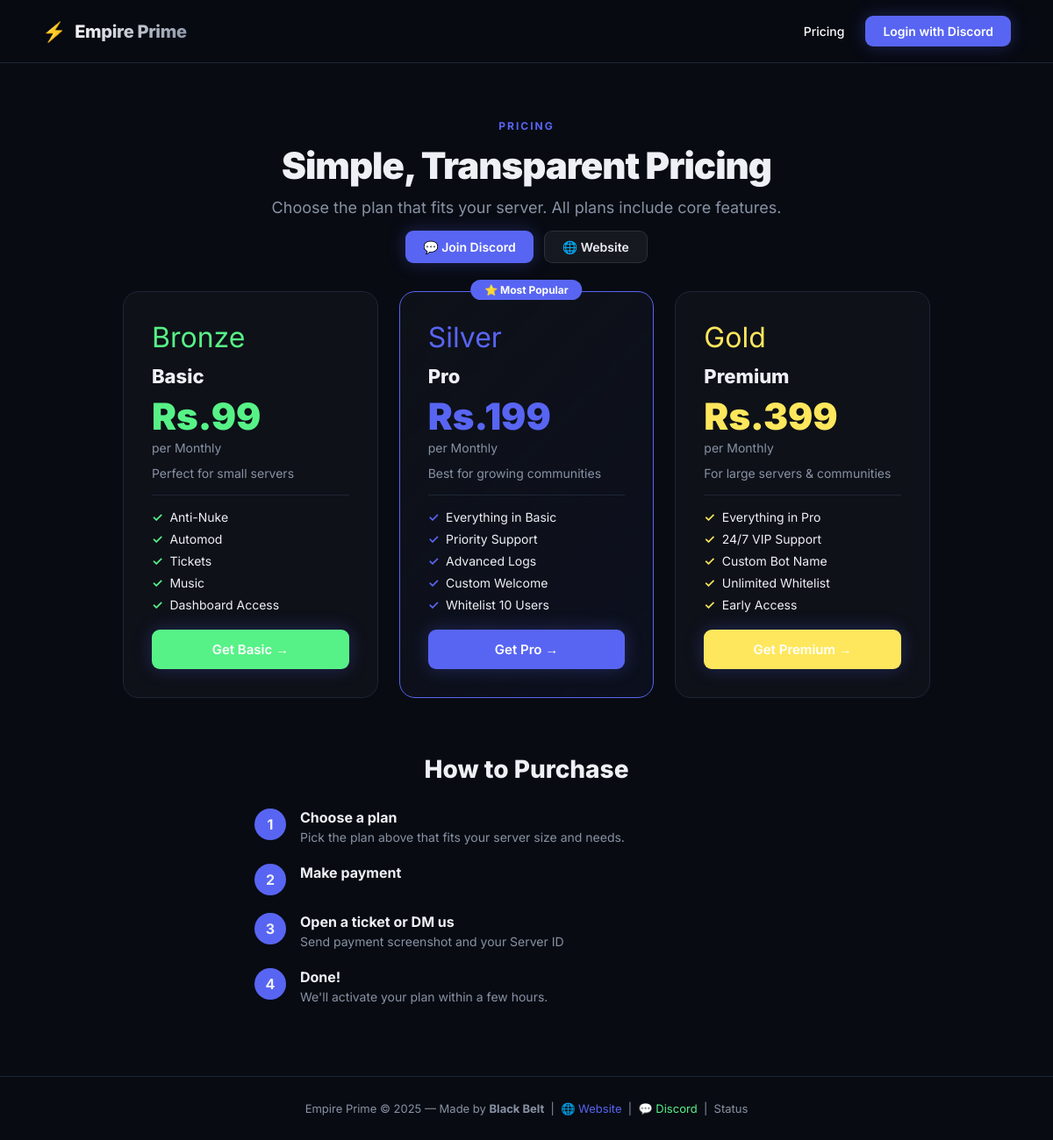
/pricing, run on the app's committed database.
### tables this page shows
CREATE TABLE pricing_plans (
            id          INTEGER PRIMARY KEY AUTOINCREMENT,
            name        TEXT    NOT NULL,
            price       TEXT    NOT NULL,
            duration    TEXT    DEFAULT 'Monthly',
            description TEXT    DEFAULT '',
            features    TEXT    DEFAULT '[]',
            badge       TEXT    DEFAULT '',
            color       TEXT    DEFAULT '#5865f2',
            active      INTEGER DEFAULT 1,
            position    INTEGER DEFAULT 0
        );

### dashboard/app.py (the view)
@app.route('/pricing')
def pricing_page():
    plans  = DB.get_plans(active_only=True)
    notice = DB.get_site_config('pricing_notice')
    upi    = DB.get_site_config('upi_id')
    paypal = DB.get_site_config('paypal')
    contact= DB.get_site_config('contact_discord')
    discord_invite = DB.get_site_config('discord_invite')
    return render_template('pricing.html',
        user=session.get('user'),
        plans=plans,
        notice=notice, upi=upi, paypal=paypal,
        contact=contact, discord_invite=discord_invite,
        invite=BOT_INVITE)

### dashboard/app.py (called while the page is built)
@app.context_processor
def inject_globals():
    user = session.get('user')
    admin = is_admin(str(user.get('id',''))) if user else False
    return {'is_admin': admin, 'invite': BOT_INVITE}

### dashboard/templates/pricing.html (shortened to what this page needs)
{% extends "base.html" %}
{% block content %}
<section class="pricing-hero">
  <div class="section-label">PRICING</div>
  <h1>Simple, Transparent Pricing</h1>
  <p>Choose the plan that fits your server. All plans include core features.</p>
  <div style="margin-top:16px;display:flex;gap:12px;justify-content:center;flex-wrap:wrap">
    <a href="https://discord.gg/GAhhVPFZff" class="btn btn-primary" target="_blank">💬 Join Discord</a>
    <a href="https://bot.strengthcloud.xyz" class="btn btn-glass" target="_blank">🌐 Website</a>
  </div>
</section>
<section class="pricing-cards">
  {% for plan in plans %}
  <div class="price-card {% if loop.index == 2 %}price-popular{% endif %}">
    {% if loop.index == 2 %}<div class="popular-badge">⭐ Most Popular</div>{% endif %}
    <div class="price-badge" style="color:{{ plan.color }}">{{ plan.badge }}</div>
    <div class="price-name">{{ plan.name }}</div>
    <div class="price-amount" style="color:{{ plan.color }}">{{ plan.price }}</div>
    <div class="price-duration">per {{ plan.duration }}</div>
    <div class="price-desc">{{ plan.description }}</div>
    <div class="price-divider"></div>
    <ul class="price-features">
      {% for f in plan.features %}
      <li><span class="pf-check" style="color:{{ plan.color }}">✓</span> {{ f }}</li>
      {% endfor %}
    </ul>
    <a href="{{ discord_invite or 'https://discord.gg/' }}" class="btn btn-primary price-btn" style="background:{{ plan.color }};border-color:{{ plan.color }}" target="_blank">
      Get {{ plan.name }} →
    </a>
  </div>
  {% else %}
  <div style="text-align:center;color:var(--text2);padding:64px;grid-column:1/-1">No plans available yet.</div>
  {% endfor %}
</section>
<section class="pricing-faq">
  <h2>How to Purchase</h2>
  <div class="faq-steps">
    <div class="faq-step">
      <div class="fqs-num">1</div>
      <div>
        <strong>Choose a plan</strong>
        <p>Pick the plan above that fits your server size and needs.</p>
      </div>
    </div>
    <div class="faq-step">
      <div class="fqs-num">2</div>
      <div>
        <strong>Make payment</strong>
      </div>
    </div>
    <div class="faq-step">
      <div class="fqs-num">3</div>
      <div>
        <strong>Open a ticket or DM us</strong>
        <p>Send payment screenshot and your Server ID</p>
      </div>
    </div>
    <div class="faq-step">
      <div class="fqs-num">4</div>
      <div>
        <strong>Done!</strong>
        <p>We'll activate your plan within a few hours.</p>
      </div>
    </div>
  </div>
</section>
{% endblock %}

### dashboard/templates/base.html (shortened to what this page needs)
<!DOCTYPE html>
<html lang="en">
<head>
  <link rel="stylesheet" href="{{ url_for('static', filename='css/style.css') }}">
</head>
<body>
<nav class="navbar">
  <div class="nav-brand">
    <span class="logo">⚡</span>
    <span class="brand-name">Empire Prime</span>
  </div>
  <div class="nav-links">
    {% if user %}
      <div class="user-info">
        {% if user.avatar %}
          <img src="https://cdn.discordapp.com/avatars/{{ user.id }}/{{ user.avatar }}.png" class="avatar" alt="">
        {% else %}
          <div class="avatar-placeholder">{{ user.username[0].upper() }}</div>
        {% endif %}
        <span>{{ user.username }}</span>
      </div>
      <a href="{{ url_for('dashboard') }}" class="btn btn-ghost">Dashboard</a>
      <a href="{{ url_for('logout') }}" class="btn btn-outline">Logout</a>
    {% else %}
      <a href="{{ url_for('pricing_page') }}" class="nav-pricing">Pricing</a>
    <a href="{{ url_for('login') }}" class="btn btn-primary">Login with Discord</a>
    {% endif %}
  </div>
</nav>
<main>
  {% block content %}{% endblock %}
</main>
<footer>
  <p>
    Empire Prime &copy; 2025 &mdash; Made by <strong>Black Belt</strong>
    &nbsp;|&nbsp;
    <a href="https://bot.strengthcloud.xyz" style="color:var(--primary)" target="_blank">🌐 Website</a>
    &nbsp;|&nbsp;
    <a href="https://discord.gg/GAhhVPFZff" style="color:#57f287" target="_blank">💬 Discord</a>
    &nbsp;|&nbsp;
    <a href="/api/stats" style="color:var(--text2)">Status</a>
  </p>
</footer>
</body>
</html>

### dashboard/static/css/style.css (style rules this page uses)
:root { --bg:#080b12;--bg2:#0e1118;--bg3:#141824;--border:#1e2535;--primary:#5865f2;--primary2:#4752c4;--success:#23d18b;--danger:#f04747;--text:#eef0f6;--text2:#8892a4;--radius:14px;--shadow:0 8px 32px rgba(0,0,0,.5); }
* { box-sizing:border-box;margin:0;padding:0; }
html { scroll-behavior:smooth; }
body { font-family:'Inter',sans-serif;background:var(--bg);color:var(--text);min-height:100vh;overflow-x:hidden; }
a { color:inherit;text-decoration:none; }
.navbar { display:flex;justify-content:space-between;align-items:center;padding:18px 48px;background:rgba(8,11,18,.8);backdrop-filter:blur(12px);border-bottom:1px solid var(--border);position:sticky;top:0;z-index:100; }
.nav-brand { display:flex;align-items:center;gap:10px;font-weight:800;font-size:20px;letter-spacing:-.3px; }
.logo { font-size:22px; }
.brand-name { background:linear-gradient(135deg,#fff,#8892a4);-webkit-background-clip:text;-webkit-text-fill-color:transparent; }
.nav-links { display:flex;align-items:center;gap:12px; }
.btn { padding:9px 20px;border-radius:9px;font-weight:600;font-size:14px;cursor:pointer;border:none;transition:.18s;display:inline-flex;align-items:center;gap:7px;white-space:nowrap; }
.btn-primary { background:var(--primary);color:#fff;box-shadow:0 0 20px rgba(88,101,242,.3); }
.btn-glass { border:1.5px solid rgba(255,255,255,.1);color:var(--text);background:rgba(255,255,255,.06);backdrop-filter:blur(8px); }
.section-label { font-size:12px;font-weight:700;letter-spacing:2px;color:var(--primary);margin-bottom:12px; }
footer { text-align:center;padding:28px;color:var(--text2);font-size:13px;border-top:1px solid var(--border); }
.pricing-hero { text-align:center;padding:64px 40px 32px; }
.pricing-hero h1 { font-size:42px;font-weight:900;letter-spacing:-1px;margin:12px 0; }
.pricing-hero p { color:var(--text2);font-size:18px; }
.pricing-cards { display:grid;grid-template-columns:repeat(auto-fit,minmax(280px,1fr));gap:24px;max-width:1000px;margin:0 auto;padding:0 40px 64px; }
.price-card { background:var(--bg2);border:1px solid var(--border);border-radius:18px;padding:32px;display:flex;flex-direction:column;gap:12px;position:relative;transition:.2s; }
.price-popular { border-color:var(--primary);background:linear-gradient(135deg,var(--bg2),rgba(88,101,242,.05)); }
.popular-badge { position:absolute;top:-14px;left:50%;transform:translateX(-50%);background:var(--primary);color:#fff;padding:4px 16px;border-radius:20px;font-size:12px;font-weight:700;white-space:nowrap; }
.price-badge { font-size:32px; }
.price-name { font-size:22px;font-weight:800; }
.price-amount { font-size:42px;font-weight:900;line-height:1; }
.price-duration { color:var(--text2);font-size:14px;margin-top:-6px; }
.price-desc { color:var(--text2);font-size:14px; }
.price-divider { height:1px;background:var(--border);margin:4px 0; }
.price-features { list-style:none;display:flex;flex-direction:column;gap:8px;flex:1; }
.price-features li { display:flex;align-items:center;gap:8px;font-size:14px; }
.pf-check { font-weight:700; }
.price-btn { width:100%;justify-content:center;margin-top:8px;font-size:15px;padding:13px; }
.pricing-faq { max-width:700px;margin:0 auto;padding:0 40px 80px; }
.pricing-faq h2 { font-size:28px;font-weight:800;margin-bottom:28px;text-align:center; }
.faq-steps { display:flex;flex-direction:column;gap:20px; }
.faq-step { display:flex;gap:16px;align-items:flex-start; }
.fqs-num { width:36px;height:36px;border-radius:50%;background:var(--primary);display:flex;align-items:center;justify-content:center;font-weight:700;flex-shrink:0; }
.faq-step strong { font-size:16px;display:block;margin-bottom:4px; }
.faq-step p { color:var(--text2);font-size:14px;margin:2px 0; }
.nav-pricing { color:var(--text2);font-weight:500;font-size:14px;padding:6px 12px;border-radius:7px;transition:.15s; }

### data on the page
pricing_plans: badge "Bronze", name "Basic", price "Rs.99", duration "Monthly", description "Perfect for small servers", features "Anti-Nuke" "Automod" "Tickets" "Music" "Dashboard Access"
pricing_plans: shows "⭐ Most Popular", badge "Silver", name "Pro", price "Rs.199", duration "Monthly", description "Best for growing communities", features "Everything in Basic" "Priority Support" "Advanced Logs" "Custom Welcome" "Whitelist 10 Users"
pricing_plans: badge "Gold", name "Premium", price "Rs.399", duration "Monthly", description "For large servers & communities", features "Everything in Pro" "24/7 VIP Support" "Custom Bot Name" "Unlimited Whitelist" "Early Access"
